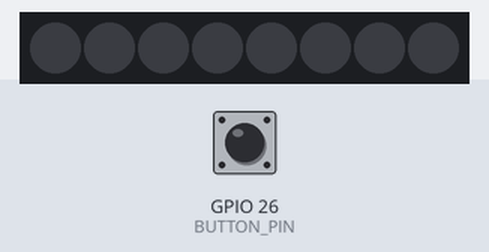
Bench run of a sketch on a simulated ESP32. On the bench: 8 RGB LEDs in strip order, left to right. The test bench sets the inputs (shaded band); at power-on: GPIO 26 (BUTTON_PIN) HIGH.

Above: at 1.2 s.
1.3 s: GPIO 26 (BUTTON_PIN) pulled LOW for 0.15 s
At 2.8 s:
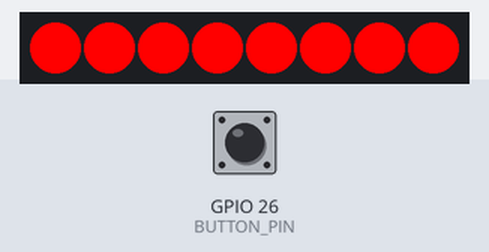
3.1 s: GPIO 26 (BUTTON_PIN) pulled LOW for 3.2 s
At 7.0 s:
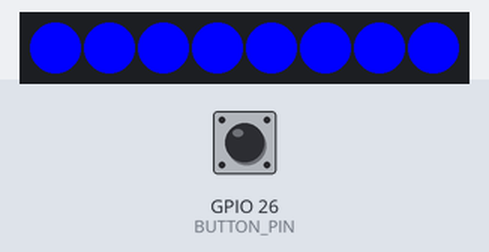
7.8 s: GPIO 26 (BUTTON_PIN) pulled LOW for 1 s
At 10.0 s:
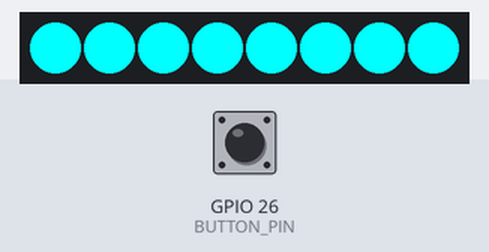
Timing chart, 0 to 11.5 s (numbered marks = the images above; inputs shaded):
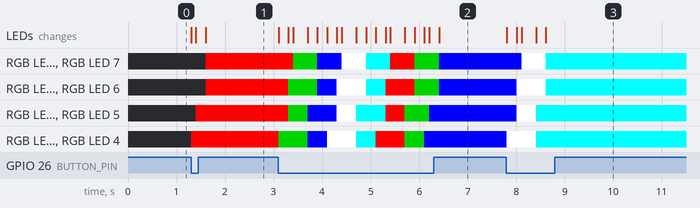

Measured:
- after the input at 1.3 s, RGB LED 0, RGB LED 1, RGB LED 6, RGB LED 7: off → RGB(255, 0, 0) after 0.30 s; RGB LED 2, RGB LED 5: off → RGB(255, 0, 0) after 0.10 s; RGB LED 3, RGB LED 4: off → RGB(255, 0, 0) at once; the LEDs: first change at once (image 1 shows a later state)
- after the input at 7.8 s, RGB LED 0: RGB(0, 0, 255) → RGB(255, 255, 255) after 0.31 s, → RGB(0, 255, 255) 0.50 s later; RGB LED 1: RGB(0, 0, 255) → RGB(255, 255, 255) after 0.21 s, → RGB(0, 255, 255) 0.60 s later

The sketch:

light_strip.ino
```cpp
#include <FastLED.h>

#define NUM_LEDS 8
#define NUM_COLORS 5
#define ANIMATION_TIME 100
#define DATA_PIN 27
#define BUTTON_PIN 26

CRGB leds[NUM_LEDS];

CRGB::HTMLColorCode colors[NUM_COLORS] = {CRGB::Red, CRGB::Green, CRGB::Blue, CRGB::White, CRGB::Cyan};

int currentColor = 0;


void setup()
{
    Serial.begin(115200);
    pinMode(BUTTON_PIN, INPUT_PULLUP);
    FastLED.addLeds<WS2812B, DATA_PIN, GRB>(leds, NUM_LEDS);
}


#define IS_BUTTON_ON (digitalRead(BUTTON_PIN) == LOW)

void animateStrip()
{
    if (NUM_LEDS % 2 == 0) {
        for (int i = 0; i < NUM_LEDS/2; ++i) {
            leds[NUM_LEDS/2 + i] = colors[currentColor];
            leds[NUM_LEDS/2 - i - 1] = colors[currentColor];
            FastLED.show();
            delay(ANIMATION_TIME);
        }
    } else {
        leds[NUM_LEDS/2] = colors[currentColor];
        FastLED.show();
        delay(50);
        for (int i = 0; i < NUM_LEDS/2; ++i) {
            leds[NUM_LEDS/2 + i + 1] = colors[currentColor];
            leds[NUM_LEDS/2 - i - 1] = colors[currentColor];
            FastLED.show();
            delay(ANIMATION_TIME);
        }
    }
    currentColor = ++currentColor % NUM_COLORS;
}

void loop()
{
    if (IS_BUTTON_ON) animateStrip();
    delay(ANIMATION_TIME);
}
```
